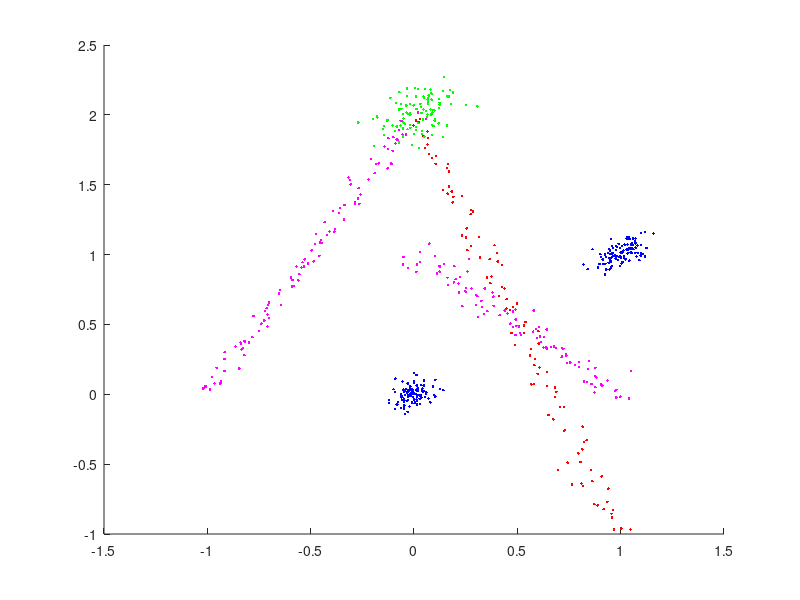

This chart was generated by the following MATLAB code: (Note: this script raises an error after producing the figure.)
clear
close all


%% Dataset generation
N=100;

f=1/10;

% simple line
S1 = f*[0.7,0.3;0.3,0.7]/50;
rS1 = sqrtm(S1);
x=linspace(0,1,N);
y=2-3*x;
X = [x',y'];
X = X+randn(size(X))*rS1;
data1 = X;

% static position
S2 = f*[0.7,0.3;0.3,0.7]/5;
rS2 = sqrtm(S2);
x=linspace(0,1,N)*0;
y=2-3*x;
X = [x',y'];
X = X+randn(size(X))*rS2;
data2 = X;

% separate point dataset
S3 = f*[0.7,0.3;0.3,0.7]/20;
rS3 = sqrtm(S3);
p1=[0,0];
p2=[1,1];
X1 = repmat(p1,N,1)+randn(N,2)*rS3;
X2 = repmat(p2,N,1)+randn(N,2)*rS3;
X = [X1;X2];
data3 = X;

% separate line dataset
S4 = f*[0.7,0.3;0.3,0.7]/50;
rS4 = sqrtm(S4);
x1 = linspace(0,1,N);
y1 = 1-x1;
x2 = linspace(-1,0,N);
y2 = 2 + 2*x2;
X = [x1',y1';x2',y2'];
X = X + randn(size(X))*rS4;
data4 = X;


%% Plot
figure
hold on
plot(data1(:,1),data1(:,2),'r.');
plot(data2(:,1),data2(:,2),'g.');
plot(data3(:,1),data3(:,2),'b.');
plot(data4(:,1),data4(:,2),'m.');

%% eigenvalue calculation
d_eig = @(data) norm(eig(cov(data)));
s_eig = @(s) norm(eig(s));
% d_eig(data1)
% s_eig(S1)
% d_eig(data2)
% s_eig(S2)
% d_eig(data3)
% s_eig(S3)

%% Algorithm verification


data = data3;
S = S3;

tic
[Z,C,class] = lineExtraction(data,S,0.3);
toc



figure
hold on
gscatter(data(:,1),data(:,2),class);

N = size(Z,1);
if N==0
    disp('No features detected!');
end

for i=1:N
    x = linspace(min(data(:,1)),max(data(:,1)),2);
    r = Z(i,1);
    t = Z(i,2);
    y = (r-cos(t)*x)/sin(t);
    plot(x,y);
end
